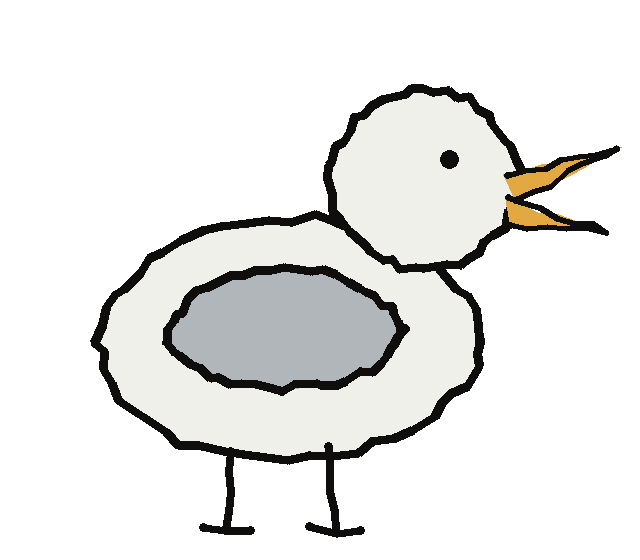
#> input picture animation-pipeline/demo/characters/seagull/talk.png, 640 x 560 px, given in place of talk.jpg, which was not available
$ python ingest.py talk.jpg characters/gary/talk.png --no-crop
#> lines starting #> are read from the running program, lines starting #| are printed output that depends on the picture; after the words box and inside, x2 and y2 are one past the last pixel; in counts of white or black regions, pixels touching at a corner belong together; pictures that were not available may be replaced by others from this repository, and a replacement may not be noted
#!/usr/bin/env python3
"""Turn a photo or scan of a drawing into a clean transparent PNG.

Draw on white paper with strong marker lines and flat colour, photograph it
in even light, then:

    python3 pipeline/ingest.py IMG_4207.jpg characters/gary/body.png

What it does: estimates the paper colour from the image border, divides it
out (so uneven phone lighting goes away), makes anything close to paper
transparent, snaps near-black lines to pure black, and boosts the colours
so they read as flat fills.

Mouth-flap variants: draw body and talk versions on separate sheets framed
the same way, then ingest BOTH with --no-crop so they stay pixel-aligned:

    python3 pipeline/ingest.py body.jpg characters/gary/body.png --no-crop
    python3 pipeline/ingest.py talk.jpg characters/gary/talk.png --no-crop

If you draw digitally (Procreate etc.) just export PNGs with transparency
straight into the character folder and skip this tool entirely.
"""

import argparse

import numpy as np
from PIL import Image, ImageFilter, ImageOps


def clean(im, feather=1.2, paper_cut=0.14, line_cut=0.35,
          fill_holes=True):
    """The core cleanup: RGB image of a drawing on paper -> RGBA.

    Paper colour is estimated from the border and divided out, paper
    goes transparent, near-black snaps to ink, colours flatten. Shared
    by the single-drawing ingest below and the kit-sheet splitter
    (pipeline/kit.py).
    """
    a = np.asarray(im.convert("RGB")).astype(np.float32) / 255.0

    # Paper colour = median of the outer 4% border on each side.
    b = max(2, int(min(a.shape[:2]) * 0.04))
    border = np.concatenate([
        a[:b].reshape(-1, 3), a[-b:].reshape(-1, 3),
        a[:, :b].reshape(-1, 3), a[:, -b:].reshape(-1, 3)])
    paper = np.median(border, axis=0)

    # Divide out the paper: uneven lighting flattens, paper becomes ~white.
    norm = np.clip(a / np.maximum(paper, 0.05), 0, 1.6)

    lum = norm @ np.array([0.299, 0.587, 0.114], dtype=np.float32)
    sat = norm.max(axis=2) - norm.min(axis=2)

    # Ink-ness: dark, or colourful. Paper is bright and grey.
    dist = np.maximum(1.0 - lum, sat)
    alpha = np.clip((dist - paper_cut) / paper_cut, 0, 1)

    # Anything fully enclosed by ink is part of the drawing, even if it is
    # pale (skin tones, white shirts, un-coloured paper inside an outline).
    # Only regions connected to the image border stay transparent.
    if fill_holes:
        try:
            from scipy.ndimage import binary_fill_holes
            solid = binary_fill_holes(alpha > 0.5)
            alpha = np.maximum(alpha, solid.astype(np.float32))
        except ImportError:
            print("warning: scipy not installed — pale fills inside "
                  "outlines may go transparent (pip install scipy)")

    # Snap near-black to pure black so lines look like marker, not pencil.
    dark = lum < line_cut
    out = np.clip(norm, 0, 1)
    out[dark] = 0.0
    # Mild colour boost so fills read flat.
    out = np.clip((out - 0.5) * 1.15 + 0.5, 0, 1)

    rgba = np.dstack([out, alpha])
    img = Image.fromarray((rgba * 255).astype(np.uint8), "RGBA")
    if feather:
        # Feather only the alpha edge; keeps the wobbly line, kills halo.
        al = img.getchannel("A").filter(
            ImageFilter.GaussianBlur(feather))
        img.putalpha(al)
    return img


def ingest(src, dst, max_dim=1600, crop=True, feather=1.2,
           paper_cut=0.14, line_cut=0.35, fill_holes=True):
    im = ImageOps.exif_transpose(Image.open(src)).convert("RGB")
    if max(im.size) > max_dim:
        k = max_dim / max(im.size)
        im = im.resize((round(im.width * k), round(im.height * k)),
                       Image.LANCZOS)
    img = clean(im, feather=feather, paper_cut=paper_cut,
                line_cut=line_cut, fill_holes=fill_holes)

    if crop:
        bbox = img.getchannel("A").point(lambda v: 255 if v > 24 else 0) \
                  .getbbox()
        if bbox:
            pad = int(min(im.size) * 0.02)
            img = img.crop((max(0, bbox[0] - pad), max(0, bbox[1] - pad),
                            min(img.width, bbox[2] + pad),
                            min(img.height, bbox[3] + pad)))
    img.save(dst)
    print(f"wrote {dst}  {img.width}x{img.height}")


def main():
    ap = argparse.ArgumentParser(description=__doc__,
                                 formatter_class=argparse.RawDescriptionHelpFormatter)
    ap.add_argument("src", help="photo/scan of the drawing")
    ap.add_argument("dst", help="output PNG (put it in the character folder)")
    ap.add_argument("--no-crop", action="store_true",
                    help="keep full frame — REQUIRED for body/talk pairs "
                         "so the variants stay aligned")
    ap.add_argument("--max-dim", type=int, default=1600)
    ap.add_argument("--paper-cut", type=float, default=0.14,
                    help="raise if paper texture survives, lower if pale "
                         "fills vanish")
    ap.add_argument("--no-fill-holes", action="store_true",
                    help="keep enclosed gaps transparent (e.g. a hand on a "
                         "hip forming a see-through loop)")
    args = ap.parse_args()
    ingest(args.src, args.dst, max_dim=args.max_dim, crop=not args.no_crop,
           paper_cut=args.paper_cut, fill_holes=not args.no_fill_holes)
#> in ingest, `im = ImageOps.exif_transpose(Image.open(src)).convert("RGB")`:
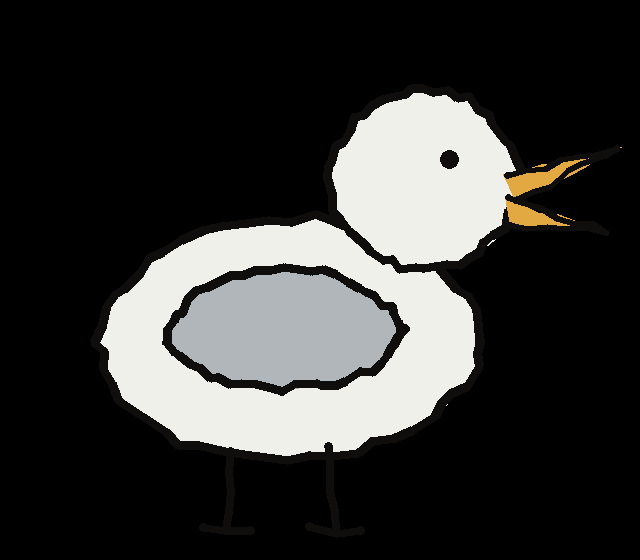
#> im: PIL image 640x560 RGB; mean R, G, B 54.5, 54.4, 52.9
#> in clean, `paper = np.median(border, axis=0)`: paper = [0, 0, 0]
#> in clean, `lum = norm @ np.array([0.299, 0.587, 0.114], dtype=np.float32)`:
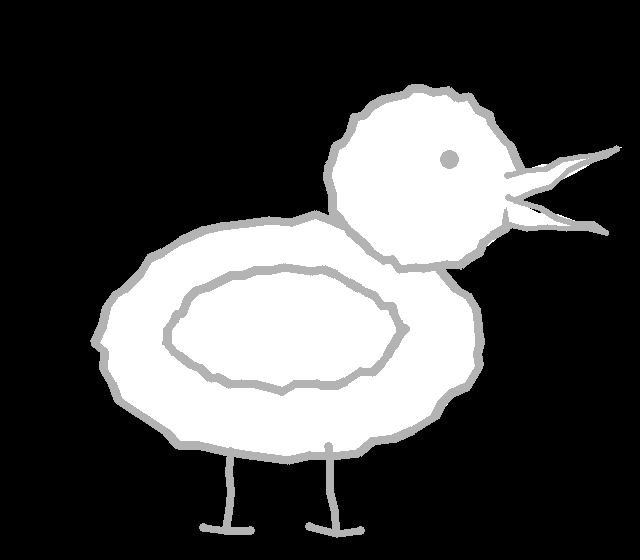
#> lum: shape (560, 640) float32; min 0, max 1.6, mean 0.449; drawn with min black and max white
#> in clean, `sat = norm.max(axis=2) - norm.min(axis=2)`:
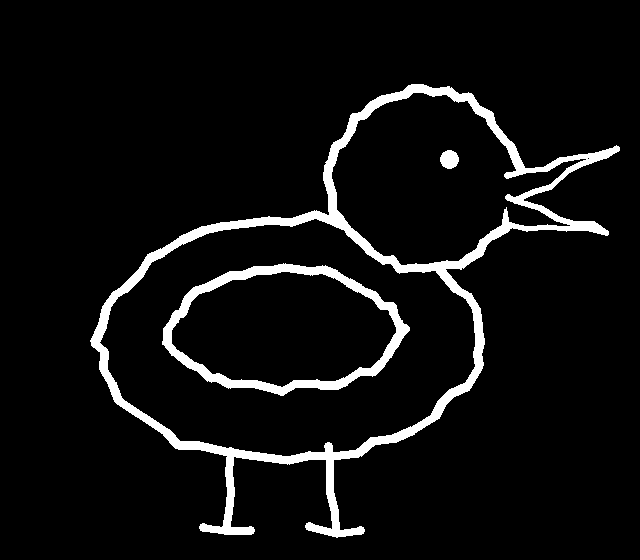
#> sat: shape (560, 640) float32; values 0 (black) and 0.314 (white), 6.2% white; 3 white regions, box (x1, y1, x2, y2) and area: (90, 84, 620, 538) 16812, (162, 263, 410, 396) 5062, (440, 150, 459, 169) 277
#> in clean, `dist = np.maximum(1.0 - lum, sat)`:
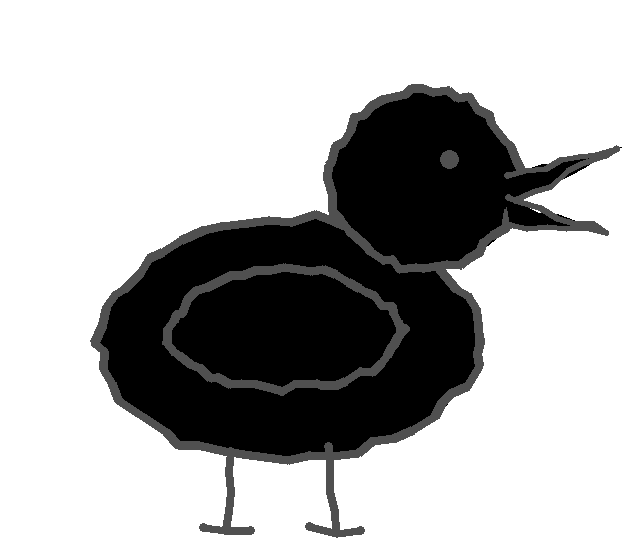
#> dist: shape (560, 640) float32; min 0, max 1, mean 0.72
#> in clean, `alpha = np.clip((dist - paper_cut) / paper_cut, 0, 1)`:
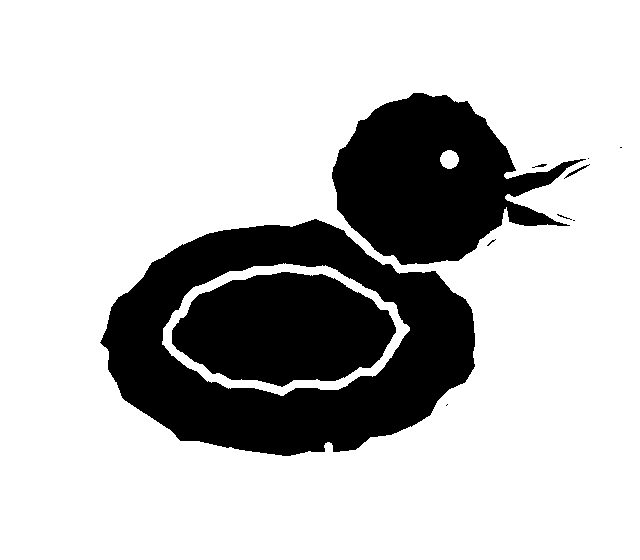
#> alpha: shape (560, 640) float32; values 0 (black) and 1 (white), 76.3% white; 11 black regions (5 under 20 px), largest, box (x1, y1, x2, y2) and area: (100, 219, 475, 456) 41453, (332, 93, 586, 265) 24667, (172, 272, 396, 387) 18829, (564, 164, 590, 179) 60, (532, 164, 547, 168) 26, (557, 214, 572, 220) 20
#> in clean, `solid = binary_fill_holes(alpha > 0.5)`: solid: shape (560, 640) bool; every value is 1
#> in clean, `alpha = np.maximum(alpha, solid.astype(np.float32))`: alpha: shape (560, 640) float32; every value is 1
#> in clean, `dark = lum < line_cut`:
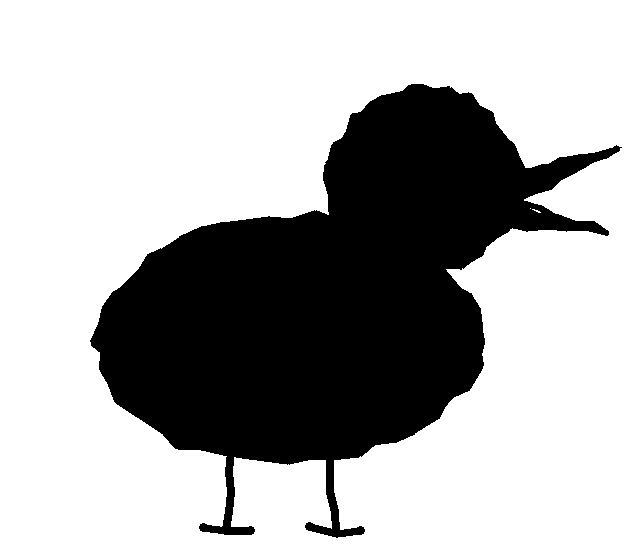
#> dark: shape (560, 640) bool; 70.1% white; 1 black region, box (x1, y1, x2, y2) and area: (90, 84, 622, 538) 107228
#> in clean, `out = np.clip(norm, 0, 1)`:
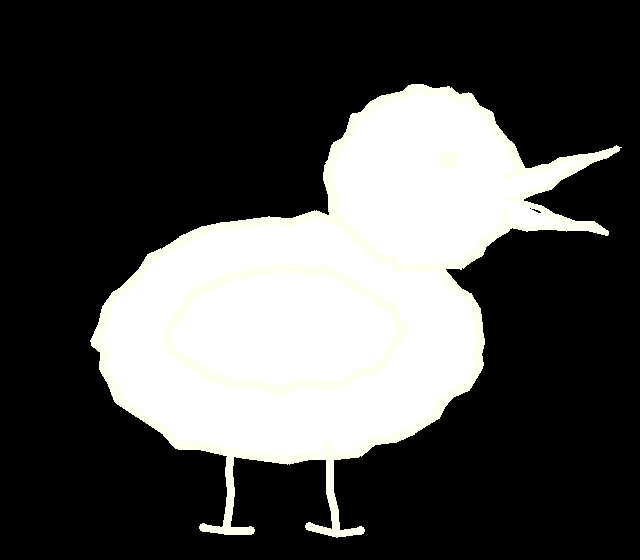
#> out: shape (560, 640, 3) float32; mean R, G, B 0.299, 0.299, 0.295
#> in clean, `al = img.getchannel("A").filter( ImageFilter.GaussianBlur(feather))`: al: PIL image 640x560 L; every value is 255
#| wrote characters/gary/talk.png  640x560


if __name__ == "__main__":
    main()
